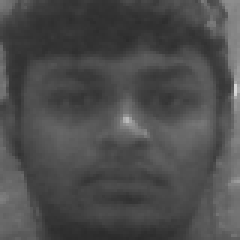
#> input picture source/templates/.png, 80 x 80 px (shown 3 times larger)
$ python face_det_svm.py
#> lines starting #> are read from the running program, lines starting #| are printed output that depends on the picture; after the words box and inside, x2 and y2 are one past the last pixel; in counts of white or black regions, pixels touching at a corner belong together
import cv2
import numpy as np
global pt
import os
import cv2
from sklearn.svm import SVC
from pandas import DataFrame


print ("Press Q To Quit")
cam = cv2.VideoCapture(0)
font = cv2.FONT_HERSHEY_SIMPLEX

temp_array = os.listdir("templates//")
temps = {a.replace('.png', ''): cv2.resize(cv2.imread('templates//{}'.format(a), 0), (80, 80)) for a in temp_array}
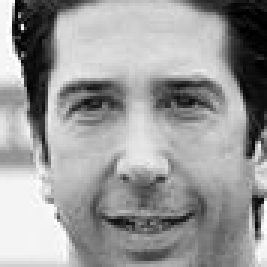
#> input picture source/templates/David Schwimmer.png, 89 x 89 px (shown 3 times larger)
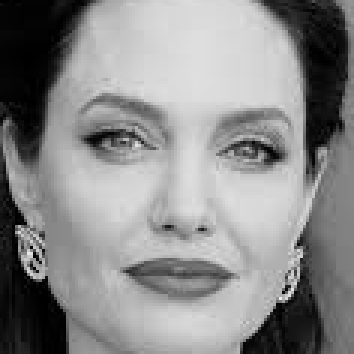
#> input picture source/templates/anjelina jolie.png, 118 x 118 px (shown 3 times larger)
#> temps = 3 items
Temps = [[i] for i in temps]
#> Temps = [[''], ['David Schwimmer'], ['anjelina jolie']]
for i in range(len(Temps)):
    Temps[i] = Temps[i]+temps[Temps[i][0]].reshape(1, 6400).tolist()[0]
#> this loop made 3 passes
#> after the loop, Temps = 3 items

df = DataFrame(Temps, columns=['face']+list(range(6400)))
#> df = table of 3 rows and 6401 columns

face_cascade = cv2.CascadeClassifier("haarcascade_frontalface_default.xml")

svm = SVC()
svm.fit(df.drop(columns=['face']),df.face)


roi_gray = []

while True:
    gray = cv2.cvtColor(cam.read()[1],cv2.COLOR_BGR2GRAY)
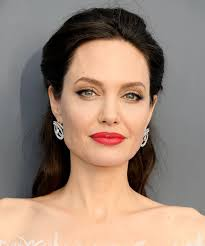
#> input picture source/faces/anjelina jolie.jpg, 205 x 246 px, given in place of the camera
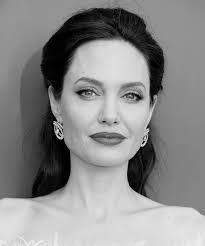
#> gray: shape (246, 205); min 0, max 240, mean 138.1
    #cv2.rectangle(gray,pt,(pt[0]+w , pt[1]+h),(255,255,255),1)
    #cv2.putText(gray,t,(pt[0],pt[1]), font, 2, (255,255,255), 1, cv2.LINE_AA)
    faces = face_cascade.detectMultiScale(gray, 1.3, 5)
#> faces = [[48, 46, 123, 123]]

    for (x,y,w,h) in faces:
        cv2.rectangle(gray,(x,y),(x+w-10,y+h-10),(255,0,0),2)
        print(svm.predict(cv2.resize(gray[y:y+h-5, x:x+w-5],(80,80)).reshape(1,6400)[0].reshape(1,-1))[0])
#> this loop made 1 pass
#| anjelina jolie
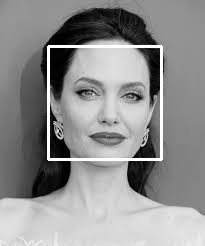
#> gray: shape (246, 205); 2.68% of pixels changed, all inside (x1, y1, x2, y2) = (47, 45, 163, 161)


    cv2.imshow('',gray)

    key = cv2.waitKey(1) & 0xFF
#> (key q is pressed here)
    if key == ord('q'):
        break


cam.release()
cv2.destroyAllWindows()
